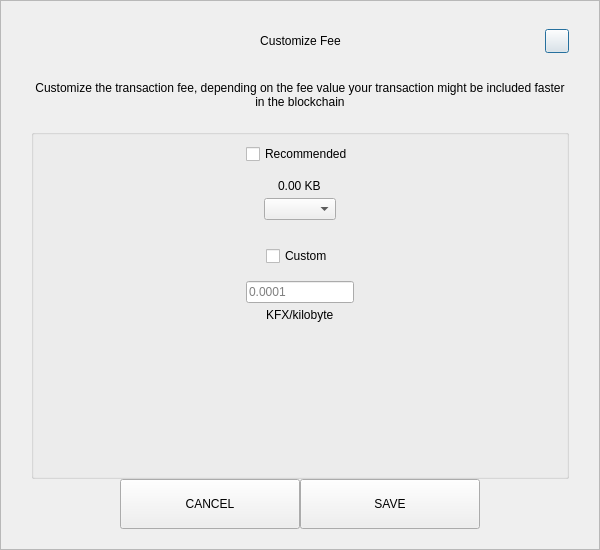
<?xml version="1.0" encoding="UTF-8"?>
<ui version="4.0">
 <class>SendCustomFeeDialog</class>
 <widget class="QDialog" name="SendCustomFeeDialog">
  <property name="geometry">
   <rect>
    <x>0</x>
    <y>0</y>
    <width>600</width>
    <height>550</height>
   </rect>
  </property>
  <property name="windowTitle">
   <string>Form</string>
  </property>
  <layout class="QVBoxLayout" name="verticalLayout_3">
   <property name="spacing">
    <number>0</number>
   </property>
   <property name="leftMargin">
    <number>0</number>
   </property>
   <property name="topMargin">
    <number>0</number>
   </property>
   <property name="rightMargin">
    <number>0</number>
   </property>
   <property name="bottomMargin">
    <number>0</number>
   </property>
   <item>
    <widget class="QFrame" name="frame">
     <property name="styleSheet">
      <string notr="true"/>
     </property>
     <property name="frameShape">
      <enum>QFrame::StyledPanel</enum>
     </property>
     <property name="frameShadow">
      <enum>QFrame::Raised</enum>
     </property>
     <layout class="QVBoxLayout" name="verticalLayout_2">
      <property name="spacing">
       <number>0</number>
      </property>
      <property name="leftMargin">
       <number>30</number>
      </property>
      <property name="topMargin">
       <number>20</number>
      </property>
      <property name="rightMargin">
       <number>30</number>
      </property>
      <property name="bottomMargin">
       <number>20</number>
      </property>
      <item>
       <layout class="QHBoxLayout" name="horizontalLayout_3">
        <property name="spacing">
         <number>0</number>
        </property>
        <item>
         <spacer name="horizontalSpacer_21">
          <property name="orientation">
           <enum>Qt::Horizontal</enum>
          </property>
          <property name="sizeHint" stdset="0">
           <size>
            <width>40</width>
            <height>20</height>
           </size>
          </property>
         </spacer>
        </item>
        <item>
         <widget class="QLabel" name="labelTitle">
          <property name="minimumSize">
           <size>
            <width>0</width>
            <height>40</height>
           </size>
          </property>
          <property name="maximumSize">
           <size>
            <width>16777215</width>
            <height>40</height>
           </size>
          </property>
          <property name="styleSheet">
           <string notr="true">padding-left:24px;</string>
          </property>
          <property name="text">
           <string>Customize Fee</string>
          </property>
          <property name="alignment">
           <set>Qt::AlignCenter</set>
          </property>
          <property name="margin">
           <number>7</number>
          </property>
         </widget>
        </item>
        <item>
         <spacer name="horizontalSpacer">
          <property name="orientation">
           <enum>Qt::Horizontal</enum>
          </property>
          <property name="sizeHint" stdset="0">
           <size>
            <width>40</width>
            <height>20</height>
           </size>
          </property>
         </spacer>
        </item>
        <item>
         <widget class="QPushButton" name="btnEsc">
          <property name="minimumSize">
           <size>
            <width>24</width>
            <height>24</height>
           </size>
          </property>
          <property name="maximumSize">
           <size>
            <width>24</width>
            <height>24</height>
           </size>
          </property>
          <property name="text">
           <string/>
          </property>
         </widget>
        </item>
       </layout>
      </item>
      <item>
       <spacer name="verticalSpacer_2">
        <property name="orientation">
         <enum>Qt::Vertical</enum>
        </property>
        <property name="sizeType">
         <enum>QSizePolicy::Fixed</enum>
        </property>
        <property name="sizeHint" stdset="0">
         <size>
          <width>20</width>
          <height>20</height>
         </size>
        </property>
       </spacer>
      </item>
      <item>
       <widget class="QLabel" name="labelMessage">
        <property name="text">
         <string>Customize the transaction fee, depending on the fee value your transaction might be included faster in the blockchain</string>
        </property>
        <property name="alignment">
         <set>Qt::AlignCenter</set>
        </property>
        <property name="wordWrap">
         <bool>true</bool>
        </property>
       </widget>
      </item>
      <item>
       <spacer name="verticalSpacer_3">
        <property name="orientation">
         <enum>Qt::Vertical</enum>
        </property>
        <property name="sizeType">
         <enum>QSizePolicy::Fixed</enum>
        </property>
        <property name="sizeHint" stdset="0">
         <size>
          <width>20</width>
          <height>20</height>
         </size>
        </property>
       </spacer>
      </item>
      <item>
       <widget class="QGroupBox" name="groupBox">
        <property name="title">
         <string/>
        </property>
        <layout class="QVBoxLayout" name="verticalLayout">
         <property name="leftMargin">
          <number>12</number>
         </property>
         <property name="rightMargin">
          <number>12</number>
         </property>
         <item>
          <layout class="QVBoxLayout" name="verticalLayout_4">
           <property name="spacing">
            <number>5</number>
           </property>
           <item alignment="Qt::AlignHCenter">
            <widget class="QCheckBox" name="checkBoxRecommended">
             <property name="text">
              <string>Recommended</string>
             </property>
            </widget>
           </item>
           <item>
            <spacer name="verticalSpacer_5">
             <property name="orientation">
              <enum>Qt::Vertical</enum>
             </property>
             <property name="sizeType">
              <enum>QSizePolicy::Fixed</enum>
             </property>
             <property name="sizeHint" stdset="0">
              <size>
               <width>20</width>
               <height>10</height>
              </size>
             </property>
            </spacer>
           </item>
           <item alignment="Qt::AlignHCenter">
            <widget class="QLabel" name="labelFee">
             <property name="text">
              <string>0.00 KB</string>
             </property>
            </widget>
           </item>
           <item alignment="Qt::AlignHCenter">
            <widget class="QComboBox" name="comboBoxRecommended"/>
           </item>
          </layout>
         </item>
         <item>
          <spacer name="verticalSpacer">
           <property name="orientation">
            <enum>Qt::Vertical</enum>
           </property>
           <property name="sizeType">
            <enum>QSizePolicy::Fixed</enum>
           </property>
           <property name="sizeHint" stdset="0">
            <size>
             <width>20</width>
             <height>20</height>
            </size>
           </property>
          </spacer>
         </item>
         <item>
          <layout class="QVBoxLayout" name="verticalLayout_5">
           <property name="spacing">
            <number>5</number>
           </property>
           <item alignment="Qt::AlignHCenter">
            <widget class="QCheckBox" name="checkBoxCustom">
             <property name="text">
              <string>Custom</string>
             </property>
            </widget>
           </item>
           <item>
            <spacer name="verticalSpacer_6">
             <property name="orientation">
              <enum>Qt::Vertical</enum>
             </property>
             <property name="sizeType">
              <enum>QSizePolicy::Fixed</enum>
             </property>
             <property name="sizeHint" stdset="0">
              <size>
               <width>20</width>
               <height>10</height>
              </size>
             </property>
            </spacer>
           </item>
           <item alignment="Qt::AlignHCenter">
            <widget class="QLineEdit" name="lineEditCustomFee">
             <property name="placeholderText">
              <string notr="true">0.0001</string>
             </property>
            </widget>
           </item>
           <item alignment="Qt::AlignHCenter">
            <widget class="QLabel" name="labelCustomFee">
             <property name="text">
              <string>KFX/kilobyte</string>
             </property>
            </widget>
           </item>
          </layout>
         </item>
         <item>
          <spacer name="verticalSpacer_4">
           <property name="orientation">
            <enum>Qt::Vertical</enum>
           </property>
           <property name="sizeHint" stdset="0">
            <size>
             <width>20</width>
             <height>40</height>
            </size>
           </property>
          </spacer>
         </item>
        </layout>
       </widget>
      </item>
      <item>
       <layout class="QHBoxLayout" name="horizontalLayout" stretch="1,2,2,1">
        <item>
         <spacer name="horizontalSpacer1">
          <property name="orientation">
           <enum>Qt::Horizontal</enum>
          </property>
          <property name="sizeHint" stdset="0">
           <size>
            <width>40</width>
            <height>20</height>
           </size>
          </property>
         </spacer>
        </item>
        <item>
         <widget class="QPushButton" name="btnCancel">
          <property name="minimumSize">
           <size>
            <width>180</width>
            <height>50</height>
           </size>
          </property>
          <property name="focusPolicy">
           <enum>Qt::NoFocus</enum>
          </property>
          <property name="text">
           <string>CANCEL</string>
          </property>
         </widget>
        </item>
        <item>
         <widget class="QPushButton" name="btnSave">
          <property name="minimumSize">
           <size>
            <width>180</width>
            <height>50</height>
           </size>
          </property>
          <property name="focusPolicy">
           <enum>Qt::NoFocus</enum>
          </property>
          <property name="text">
           <string>SAVE</string>
          </property>
         </widget>
        </item>
        <item>
         <spacer name="horizontalSpacer_2">
          <property name="orientation">
           <enum>Qt::Horizontal</enum>
          </property>
          <property name="sizeHint" stdset="0">
           <size>
            <width>40</width>
            <height>20</height>
           </size>
          </property>
         </spacer>
        </item>
       </layout>
      </item>
     </layout>
    </widget>
   </item>
  </layout>
 </widget>
 <resources/>
 <connections/>
</ui>
